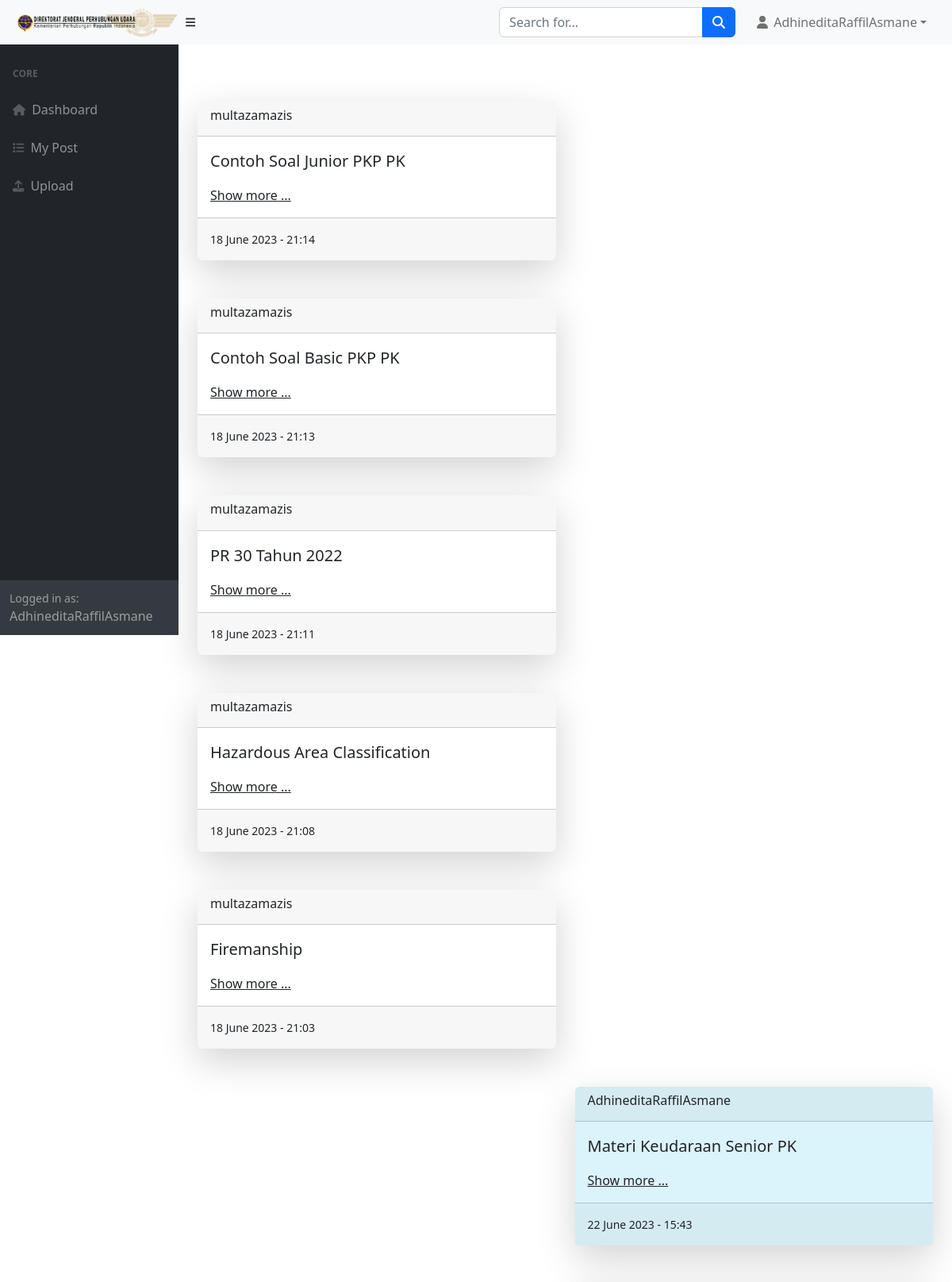
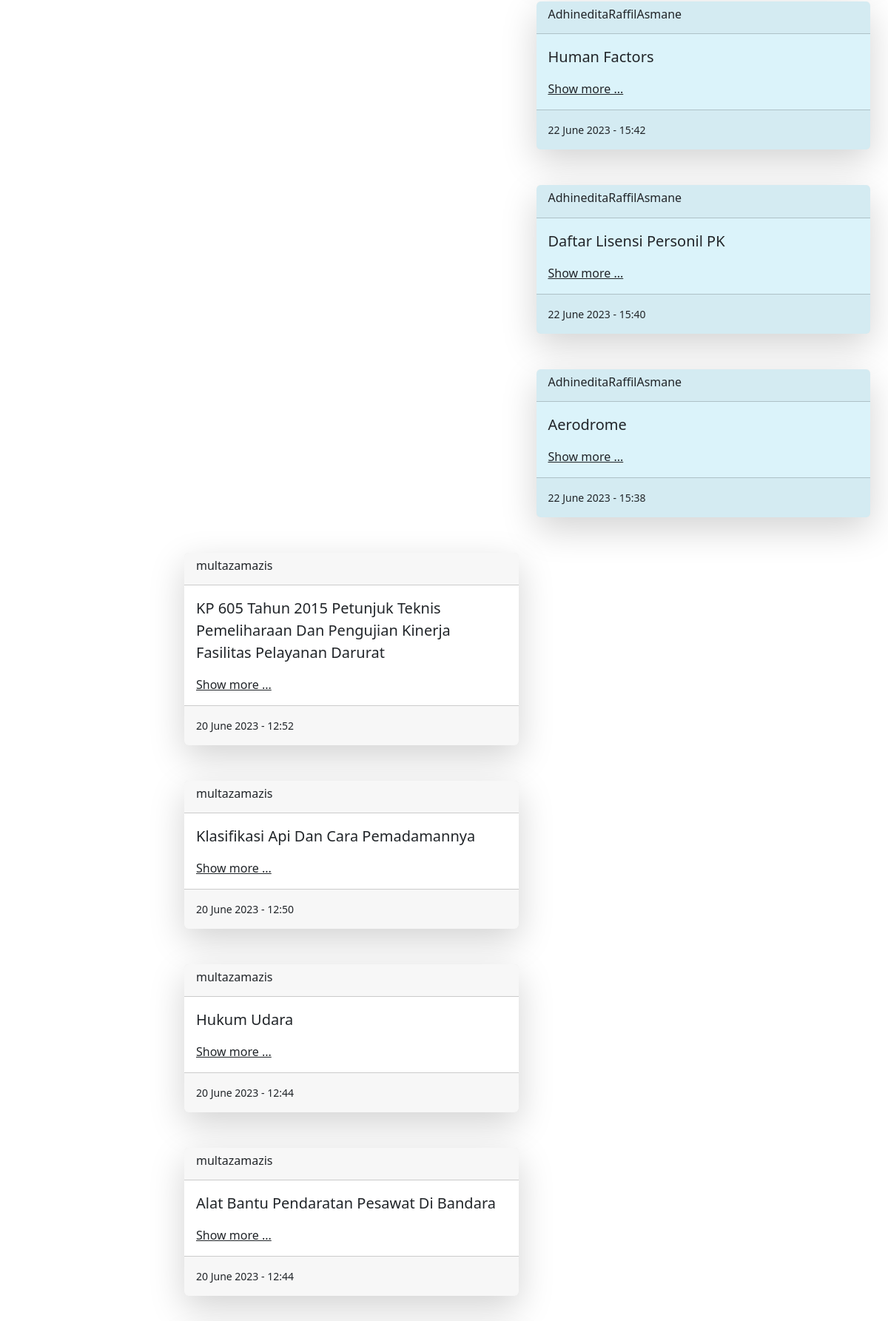
Screenshot of / (signed in, upper part) with the database file from the repository (2 pictures, top to bottom).
### libraries/models.py (models this page shows, shortened)
class Materi(models.Model):
    user = models.ForeignKey(User, on_delete=models.CASCADE)
    judul = models.CharField(max_length=255)
    nama_file = models.CharField(max_length=1000)
    tanggal = models.DateField(auto_now_add=True)
    waktu = models.TimeField(auto_now_add=True)

### libraries/views.py (the view)
# urls.py: path("", views.index, name="index"),
@login_required
def index(request):
    if request.method == "GET":
        posts = Materi.objects.all().order_by("-tanggal").order_by("-waktu")
        search = request.GET.get("search")
        if search != None:
            posts = Materi.objects.filter(judul__icontains=search)
        context = {"posts": posts}
        return render(request, "libraries/index.html", context=context)
    return render(request, "libraries/index.html", context=context)

### libraries/templates/libraries/index.html (shortened to what this page needs)
{% extends 'base.html' %}
{% block body %}
<div id="layoutSidenav_content">
    <main>
        <div class="container-fluid px-4 py-4">
            {% for p in posts %}
                {% if p.user == request.user %}
                <div class="row">
                    <div class="col-lg-6"></div>
                    <div class="col-lg-6 justify-content-right">
                        <div class="card card-bg-blue shadow-lg border-0 rounded-lg mt-5">
                            <div class="card-header"><h6 class="">{{ p.user.username }}</h6></div>
                            <div class="card-body">
                                <p class="blockquote">{{ p.judul }}</p>
                                <a href="{% url 'detail' p.id %}" class="text-dark">Show more ...</a>
                            </div>
                            <div class="card-footer text-right py-3">
                                <div class="small">{{ p.tanggal|date:"j F Y" }} - {{ p.waktu|time:"H:i" }}</div>
                            </div>
                        </div>
                    </div>
                </div>
                {% else %}
                <div class="row">
                    <div class="col-lg-6 justify-content-right">
                        <div class="card shadow-lg border-0 rounded-lg mt-5">
                            <div class="card-header"><h6 class="">{{ p.user.username }}</h6></div>
                            <div class="card-body">
                                <p class="blockquote">{{ p.judul }}</p>
                                <a href="{% url 'detail' p.id %}" class="text-dark">Show more ...</a>
                            </div>
                            <div class="card-footer text-right py-3">
                                <div class="small">{{ p.tanggal|date:"j F Y" }} - {{ p.waktu|time:"H:i" }}</div>
                            </div>
                        </div>
                    </div>
                    <div class="col-lg-6"></div>
                </div>
                {% endif %}
            {% endfor %}
        </div>
    </main>
</div>
{% endblock body %}

### templates/partials/navbar.html (shortened to what this page needs)
{% load static %}
<nav class="sb-topnav navbar navbar-expand navbar-light bg-light">
    <img src="{% static 'img/logo.png' %}" alt="" srcset="" class='navbar-brand ps-3'>
    <button class="btn btn-link btn-sm order-1 order-lg-0 me-4 me-lg-0" id="sidebarToggle" href="#!"><i
            class="fas fa-bars"></i></button>
    <form class="d-none d-md-inline-block form-inline ms-auto me-0 me-md-3 my-2 my-md-0" method="GET">
        <div class="input-group">
            <input class="form-control" id="search" name="search" type="text" placeholder="Search for..." aria-label="Search for..." aria-describedby="btnNavbarSearch" />
            <button class="btn btn-primary" id="btnNavbarSearch" type="submit"><i class="fas fa-search"></i></button>
        </div>
    </form>
    <ul class="navbar-nav ms-auto ms-md-0 me-3 me-lg-4">
        <li class="nav-item dropdown">
            <a class="nav-link dropdown-toggle" id="navbarDropdown" href="#" role="button" data-bs-toggle="dropdown"
                aria-expanded="false"><i class="fas fa-user fa-fw"></i> {{request.user.username}}</a>
        </li>
    </ul>
</nav>

### templates/partials/sidebar.html (shortened to what this page needs)
<nav class="sb-sidenav accordion sb-sidenav-dark" id="sidenavAccordion">
    <div class="sb-sidenav-menu">
        <div class="nav">
            <div class="sb-sidenav-menu-heading">Core</div>
            <a class="nav-link" href="{% url 'index' %}">
                <div class="sb-nav-link-icon"><i class="fa-solid fa-house"></i></div>
                Dashboard
            </a>
            <a class="nav-link" href="{% url 'my_post' %}">
                <div class="sb-nav-link-icon"><i class="fa-solid fa-list"></i></div>
                My Post
            </a>
            <a class="nav-link" href="{% url 'upload' %}">
                <div class="sb-nav-link-icon"><i class="fa-solid fa-upload"></i></div>
                Upload
            </a>
        </div>
    </div>
    <div class="sb-sidenav-footer">
        <div class="small">Logged in as:</div>
        {{ request.user }}
    </div>
</nav>

### templates/base.html (style rules this page uses)
.card-bg-blue { background-color: #DBF3FA; }

### rows the page displays
Materi: user.username "multazamazis", judul "Contoh Soal Junior PKP PK", tanggal "18 June 2023", waktu "21:14"
Materi: user.username "multazamazis", judul "Contoh Soal Basic PKP PK", tanggal "18 June 2023", waktu "21:13"
Materi: user.username "multazamazis", judul "PR 30 Tahun 2022", tanggal "18 June 2023", waktu "21:11"
Materi: user.username "multazamazis", judul "Hazardous Area Classification", tanggal "18 June 2023", waktu "21:08"
Materi: user.username "multazamazis", judul "Firemanship", tanggal "18 June 2023", waktu "21:03"
Materi: user.username "AdhineditaRaffilAsmane", judul "Materi Keudaraan Senior PK", tanggal "22 June 2023", waktu "15:43"
Materi: user.username "AdhineditaRaffilAsmane", judul "Human Factors", tanggal "22 June 2023", waktu "15:42"
Materi: user.username "AdhineditaRaffilAsmane", judul "Daftar Lisensi Personil PK", tanggal "22 June 2023", waktu "15:40"
Materi: user.username "AdhineditaRaffilAsmane", judul "Aerodrome", tanggal "22 June 2023", waktu "15:38"
Materi: user.username "multazamazis", judul "KP 605 Tahun 2015 Petunjuk Teknis Pemeliharaan Dan Pengujian Kinerja Fasilitas Pelayanan Darurat", tanggal "20 June 2023", waktu "12:52"
Materi: user.username "multazamazis", judul "Klasifikasi Api Dan Cara Pemadamannya", tanggal "20 June 2023", waktu "12:50"
Materi: user.username "multazamazis", judul "Hukum Udara", tanggal "20 June 2023", waktu "12:44"
Materi: user.username "multazamazis", judul "Alat Bantu Pendaratan Pesawat Di Bandara", tanggal "20 June 2023", waktu "12:44"

### other values shown
{{ request.user.username }} "AdhineditaRaffilAsmane"
{{ request.user }} "AdhineditaRaffilAsmane"
